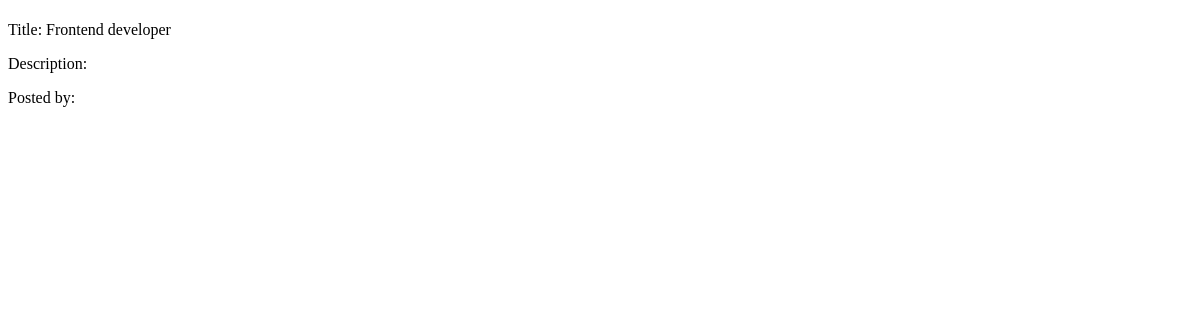
The page /job/job_details/1 on the database as committed earlier.
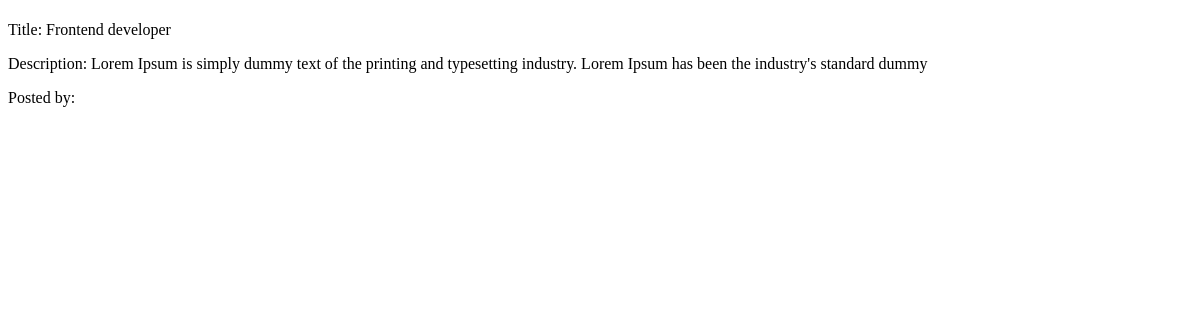
The same page on the database as committed later.
### job/models.py (models this page shows, shortened)
class Job(models.Model):
    title = models.CharField(max_length=200)
    skills = models.CharField(max_length=300, blank=True, null=True)
    description = models.TextField(blank=True, null=True)
    posted_by = models.ForeignKey(User, on_delete=models.CASCADE)
    posted_at = models.DateTimeField(auto_now_add=True)
    modified_at = models.DateTimeField(auto_now=True)

### job/views.py (the view)
def job_details(request, job_id):
    job = get_object_or_404(Job, pk=job_id)
    context = {'job': job}
    return render(request, 'job/job_details.html', context)

### templates/job/job_details.html (shortened to what this page needs)
{% extends "base.html" %}
{% load static %}
{% block content %}
    <p class='text-blue-500'>Title: {{ job.title }}</p>
    <p>Description: {{ job.description }}</p>
    <p>Posted by: {{ job.duser }}</p>
{% endblock content %}

Rows that differ between the two databases and show on the page:
changed Job "Frontend developer": description (not shown) → "Lorem Ipsum is simply dummy text of the printing and typesetting industry. Lorem Ipsum has been the industry's standard dummy"
